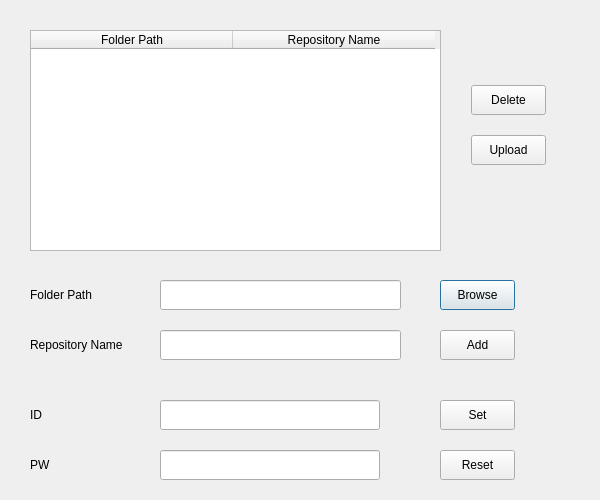
<?xml version="1.0" encoding="UTF-8"?>
<ui version="4.0">
 <class>Dialog</class>
 <widget class="QDialog" name="Dialog">
  <property name="geometry">
   <rect>
    <x>0</x>
    <y>0</y>
    <width>600</width>
    <height>500</height>
   </rect>
  </property>
  <property name="windowTitle">
   <string>Dialog</string>
  </property>
  <widget class="QLabel" name="label">
   <property name="geometry">
    <rect>
     <x>30</x>
     <y>280</y>
     <width>81</width>
     <height>30</height>
    </rect>
   </property>
   <property name="text">
    <string>Folder Path</string>
   </property>
  </widget>
  <widget class="QTableWidget" name="FolderList">
   <property name="geometry">
    <rect>
     <x>30</x>
     <y>30</y>
     <width>411</width>
     <height>221</height>
    </rect>
   </property>
   <property name="autoFillBackground">
    <bool>false</bool>
   </property>
   <property name="editTriggers">
    <set>QAbstractItemView::NoEditTriggers</set>
   </property>
   <property name="iconSize">
    <size>
     <width>0</width>
     <height>0</height>
    </size>
   </property>
   <property name="textElideMode">
    <enum>Qt::ElideRight</enum>
   </property>
   <attribute name="horizontalHeaderVisible">
    <bool>true</bool>
   </attribute>
   <attribute name="horizontalHeaderCascadingSectionResizes">
    <bool>false</bool>
   </attribute>
   <attribute name="horizontalHeaderDefaultSectionSize">
    <number>202</number>
   </attribute>
   <attribute name="horizontalHeaderHighlightSections">
    <bool>true</bool>
   </attribute>
   <attribute name="verticalHeaderVisible">
    <bool>false</bool>
   </attribute>
   <attribute name="verticalHeaderDefaultSectionSize">
    <number>30</number>
   </attribute>
   <attribute name="verticalHeaderHighlightSections">
    <bool>false</bool>
   </attribute>
   <column>
    <property name="text">
     <string>Folder Path</string>
    </property>
   </column>
   <column>
    <property name="text">
     <string>Repository Name</string>
    </property>
   </column>
  </widget>
  <widget class="QPushButton" name="Browse">
   <property name="geometry">
    <rect>
     <x>440</x>
     <y>280</y>
     <width>75</width>
     <height>30</height>
    </rect>
   </property>
   <property name="text">
    <string>Browse</string>
   </property>
  </widget>
  <widget class="QPushButton" name="Delete">
   <property name="geometry">
    <rect>
     <x>471</x>
     <y>85</y>
     <width>75</width>
     <height>30</height>
    </rect>
   </property>
   <property name="text">
    <string>Delete</string>
   </property>
  </widget>
  <widget class="QLineEdit" name="FolderPath">
   <property name="enabled">
    <bool>true</bool>
   </property>
   <property name="geometry">
    <rect>
     <x>160</x>
     <y>280</y>
     <width>241</width>
     <height>30</height>
    </rect>
   </property>
   <property name="readOnly">
    <bool>true</bool>
   </property>
  </widget>
  <widget class="QPushButton" name="Add">
   <property name="geometry">
    <rect>
     <x>440</x>
     <y>330</y>
     <width>75</width>
     <height>30</height>
    </rect>
   </property>
   <property name="text">
    <string>Add</string>
   </property>
  </widget>
  <widget class="QLineEdit" name="RepositoryName">
   <property name="geometry">
    <rect>
     <x>160</x>
     <y>330</y>
     <width>241</width>
     <height>30</height>
    </rect>
   </property>
  </widget>
  <widget class="QLabel" name="label_2">
   <property name="geometry">
    <rect>
     <x>30</x>
     <y>330</y>
     <width>111</width>
     <height>30</height>
    </rect>
   </property>
   <property name="text">
    <string>Repository Name</string>
   </property>
  </widget>
  <widget class="QPushButton" name="Upload">
   <property name="geometry">
    <rect>
     <x>471</x>
     <y>135</y>
     <width>75</width>
     <height>30</height>
    </rect>
   </property>
   <property name="text">
    <string>Upload</string>
   </property>
  </widget>
  <widget class="QPushButton" name="Reset">
   <property name="geometry">
    <rect>
     <x>440</x>
     <y>450</y>
     <width>75</width>
     <height>30</height>
    </rect>
   </property>
   <property name="text">
    <string>Reset</string>
   </property>
  </widget>
  <widget class="QLabel" name="label_ID">
   <property name="geometry">
    <rect>
     <x>30</x>
     <y>400</y>
     <width>21</width>
     <height>30</height>
    </rect>
   </property>
   <property name="text">
    <string>ID</string>
   </property>
  </widget>
  <widget class="QLabel" name="label_PW">
   <property name="geometry">
    <rect>
     <x>30</x>
     <y>450</y>
     <width>21</width>
     <height>30</height>
    </rect>
   </property>
   <property name="text">
    <string>PW</string>
   </property>
  </widget>
  <widget class="QLineEdit" name="ID">
   <property name="geometry">
    <rect>
     <x>160</x>
     <y>400</y>
     <width>220</width>
     <height>30</height>
    </rect>
   </property>
  </widget>
  <widget class="QLineEdit" name="PW">
   <property name="geometry">
    <rect>
     <x>160</x>
     <y>450</y>
     <width>220</width>
     <height>30</height>
    </rect>
   </property>
   <property name="echoMode">
    <enum>QLineEdit::Password</enum>
   </property>
  </widget>
  <widget class="QPushButton" name="Set">
   <property name="geometry">
    <rect>
     <x>440</x>
     <y>400</y>
     <width>75</width>
     <height>30</height>
    </rect>
   </property>
   <property name="text">
    <string>Set</string>
   </property>
  </widget>
 </widget>
 <resources/>
 <connections/>
</ui>
